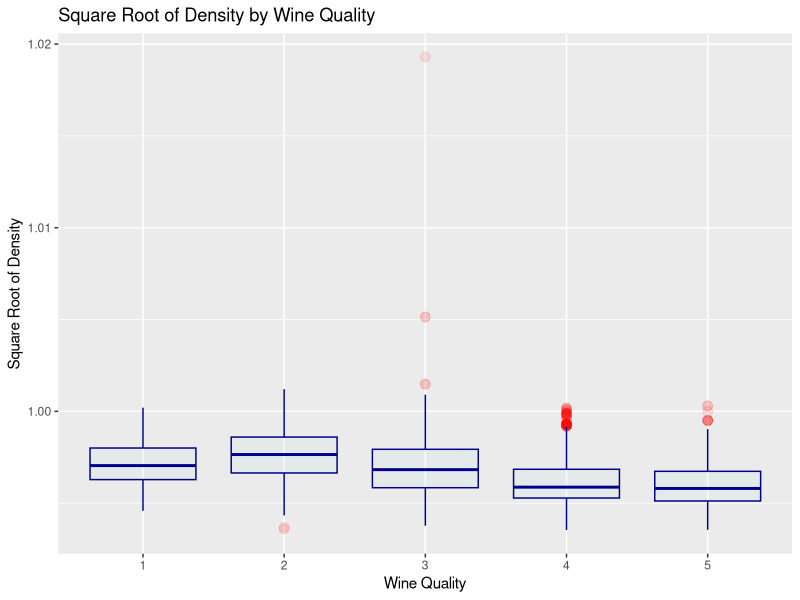

Here is the R script that generated this plot:
# Read the data and extract the desired columns
data = read.csv("Exc1/winequality-white-q5.csv")

data$density = sqrt(data$density)

library(ggplot2)

# Plot the boxplot
boxplot = ggplot(data, aes(x = as.factor(quality), y = density)) +
  geom_boxplot(fill = "lightblue", color = "darkblue",         
    outlier.colour="red",
    outlier.fill="red",
    outlier.size=3,
    alpha = 0.1
  ) +
  labs(
    title = "Square Root of Density by Wine Quality",
    x = "Wine Quality",
    y = "Square Root of Density"
  ) 

ggsave("plot.png", width = 10, height = 7)